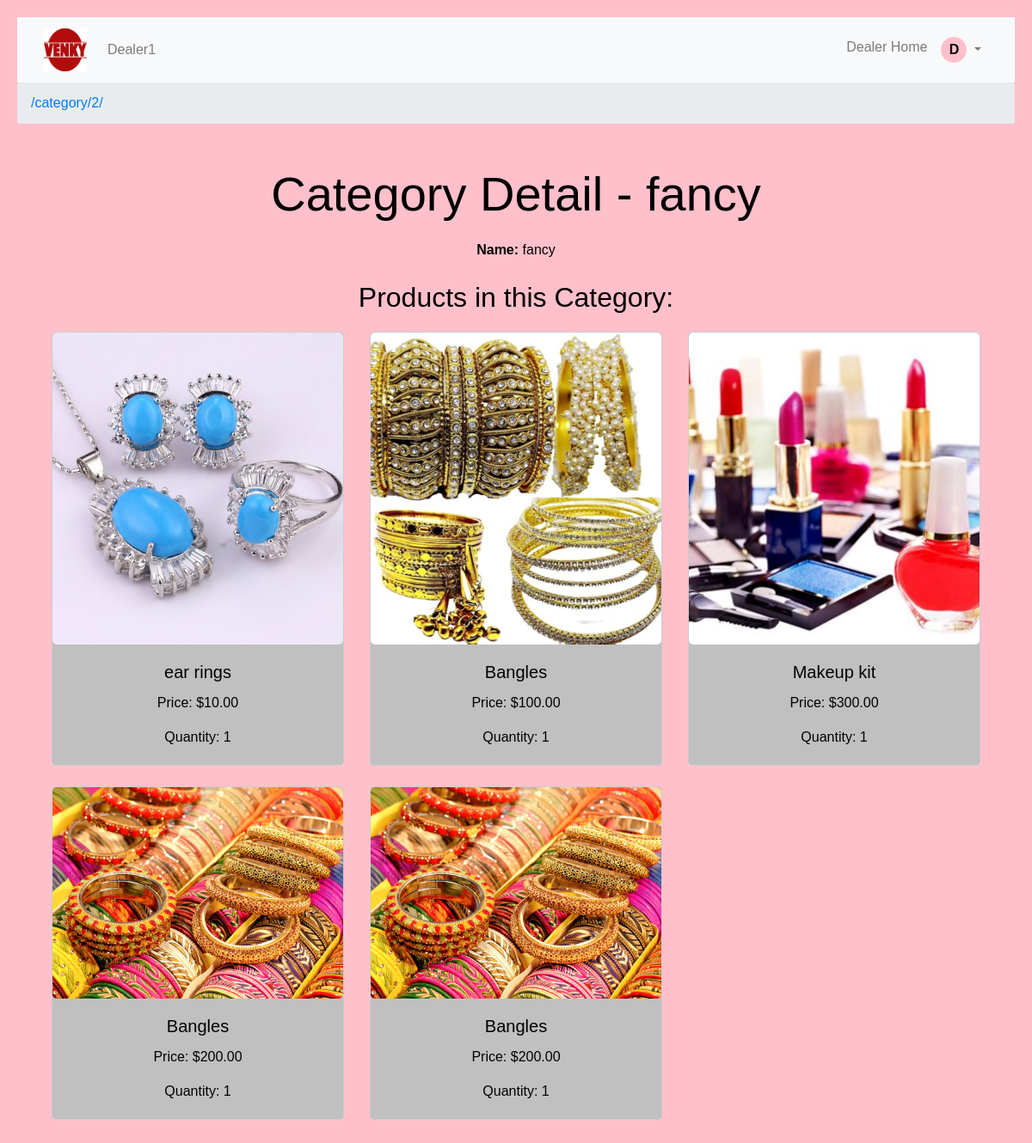
The app's page /category/2/ (signed in), older data.
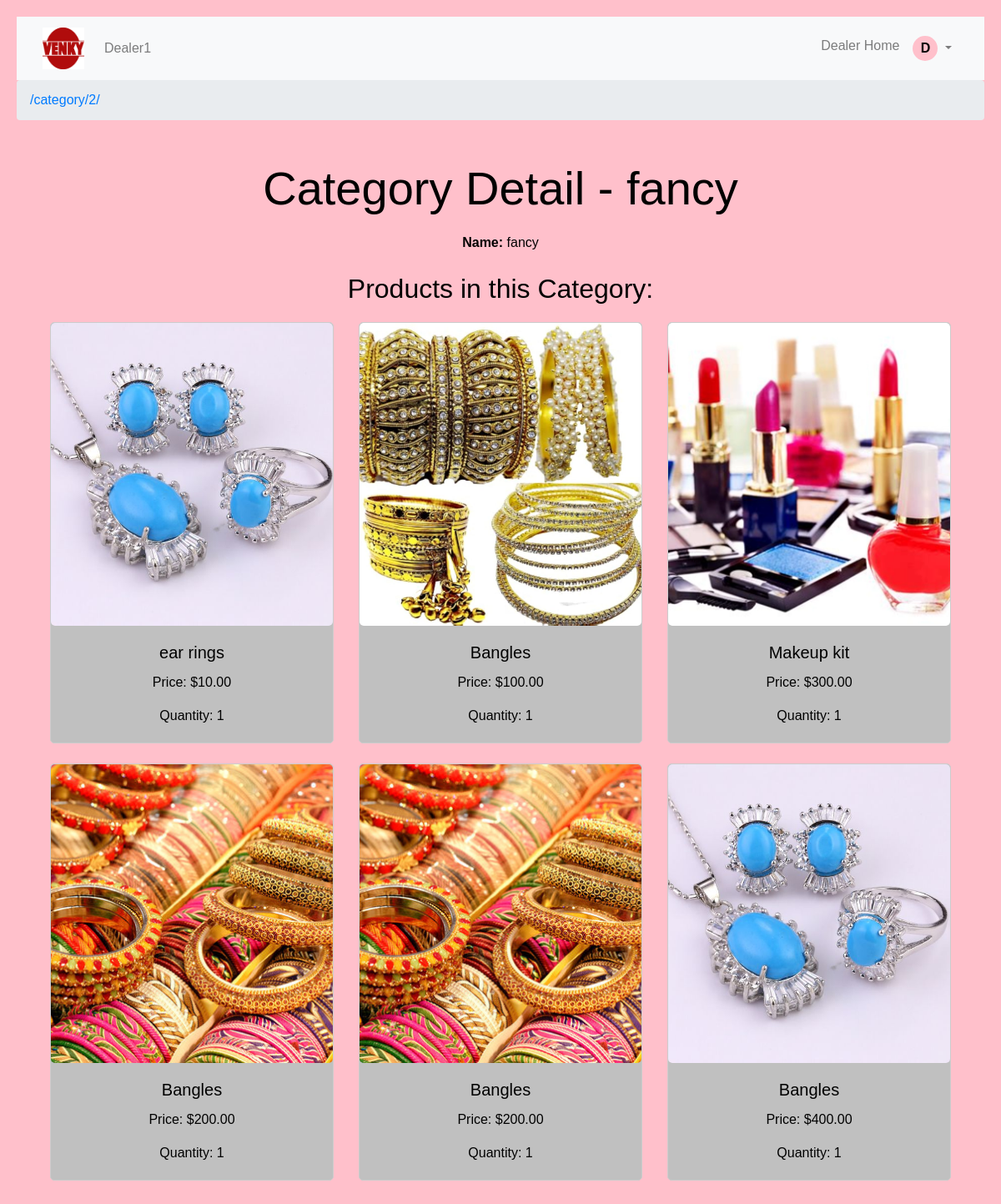
The same page, newer data.
### Credentialsapp/models.py (models this page shows, shortened)
class Product(models.Model):
    dealer = models.ForeignKey(User, on_delete=models.CASCADE, related_name='products', blank=True, null=True)
    name = models.CharField(max_length=100)
    country = models.CharField(max_length=100)
    quantity = models.PositiveIntegerField(default=0)
    price = models.DecimalField(max_digits=10, decimal_places=2)
    image = models.ImageField(upload_to='product_images/', blank=True, null=True)
    created_at = models.DateTimeField(auto_now_add=True)
    category = models.ForeignKey(Category, on_delete=models.CASCADE, null=True, blank=True)
    is_approved = models.BooleanField(default=False)
    is_rejected = models.BooleanField(default=False)

### Credentialsapp/views.py (the view)
# urls.py: path('category/<int:category_id>/', views.category_detail, name='category_detail'),
@login_required
def category_detail(request, category_id):
    category = get_object_or_404(Category, pk=category_id)
    products = Product.objects.filter(category=category)
    context = {
        'category': category,
        'products': products
    }
    return render(request, 'category_detail.html', context)

### Credentialsapp/templates/category_detail.html (shortened to what this page needs)
{% extends 'base.html' %}
{% block content %}
    <div class="container py-4">
        <h1 class="display-4">Category Detail - {{ category.name }}</h1>
        <p><strong>Name:</strong> {{ category.name }}</p>
        {% if products %}
            <h2 class="mt-4">Products in this Category:</h2>
            <div class="row">
                {% for product in products %}
                    <div class="col-md-4 mb-4">
                        <div class="card h-100">
                            {% if product.image %}
                                <img src="{{ product.image.url }}" alt="{{ product.name }} Image" class="card-img-top">
                            {% else %}
                                <div class="card-img-top text-center">No image available</div>
                            {% endif %}
                            <div class="card-body">
                                <h5 class="card-title">{{ product.name }}</h5>
                                <p class="card-text">Price: ${{ product.price }}</p>
                                <p class="card-text">Quantity: {{ product.quantity }}</p>
                            </div>
                        </div>
                    </div>
                {% endfor %}
            </div>
        {% else %}
            <p>No products found in this category.</p>
        {% endif %}
    </div>
{% endblock %}

Row changes from the older to the newer data that the page shows:
added Product: image (picture), name "Bangles", price "400.00", quantity "1"
